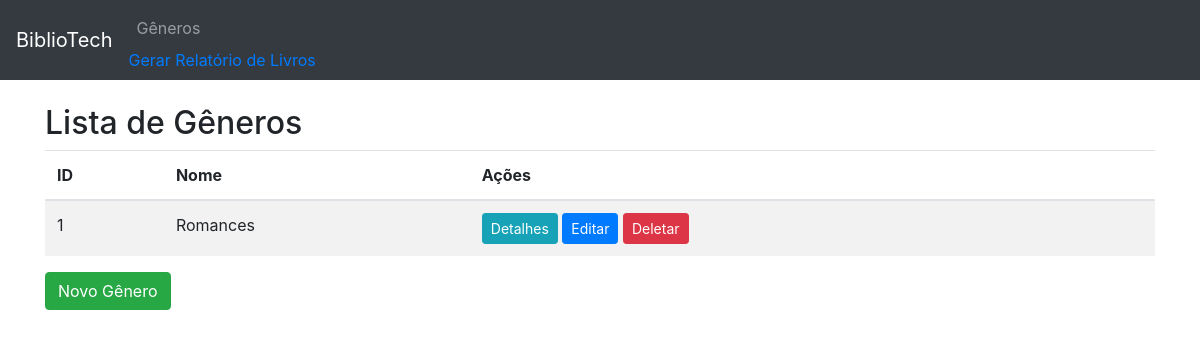
Before: /generos/ with the older database file.
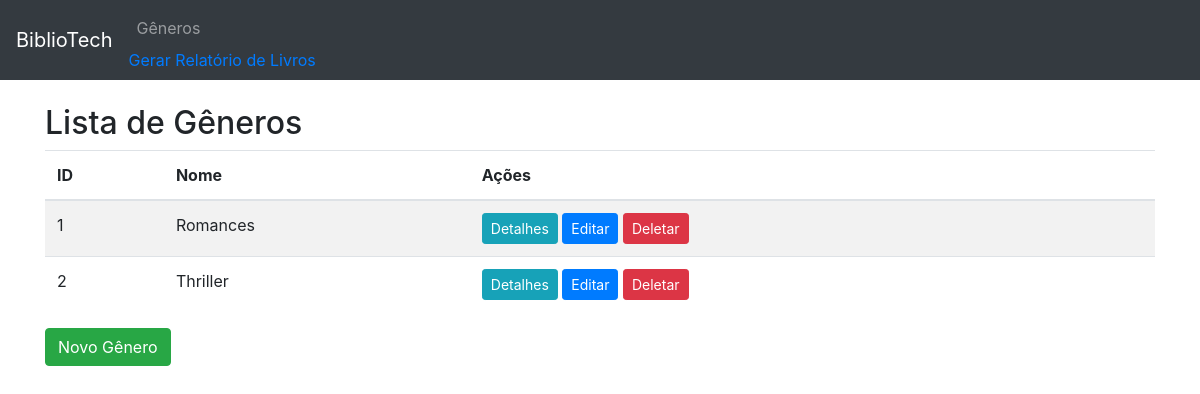
After: the same page with the newer database file.
### appmodelo/models.py (models this page shows, shortened)
class Genero(models.Model):
    nome = models.CharField(max_length=100)

### appmodelo/views.py (the view)
# urls.py: path('generos/', views.lista_generos, name='lista_generos'),
def lista_generos(request):
    generos = Genero.objects.all()
    return render(request, 'lista_generos.html', {'generos': generos})

### appmodelo/templates/lista_generos.html
{% extends 'base.html' %}
{% block content %}
<h2>Lista de Gêneros</h2>
<table class="table table-striped">
    <thead>
        <tr>
            <th>ID</th>
            <th>Nome</th>
            <th>Ações</th>
        </tr>
    </thead>
    <tbody>
        {% for genero in generos %}
        <tr>
            <td>{{ genero.id }}</td>
            <td>{{ genero.nome }}</td>
            <td>
                <a href="{% url 'detalhes_genero' genero.id %}" class="btn btn-info btn-sm">Detalhes</a>
                <a href="{% url 'editar_genero' genero.id %}" class="btn btn-primary btn-sm">Editar</a>
                <a href="{% url 'deletar_genero' genero.id %}" class="btn btn-danger btn-sm">Deletar</a>
            </td>
        </tr>
        {% endfor %}
    </tbody>
</table>
<a href="{% url 'novo_genero' %}" class="btn btn-success">Novo Gênero</a>
{% endblock %}

Changed rows visible on the page:
added Genero: id "2", nome "Thriller"
